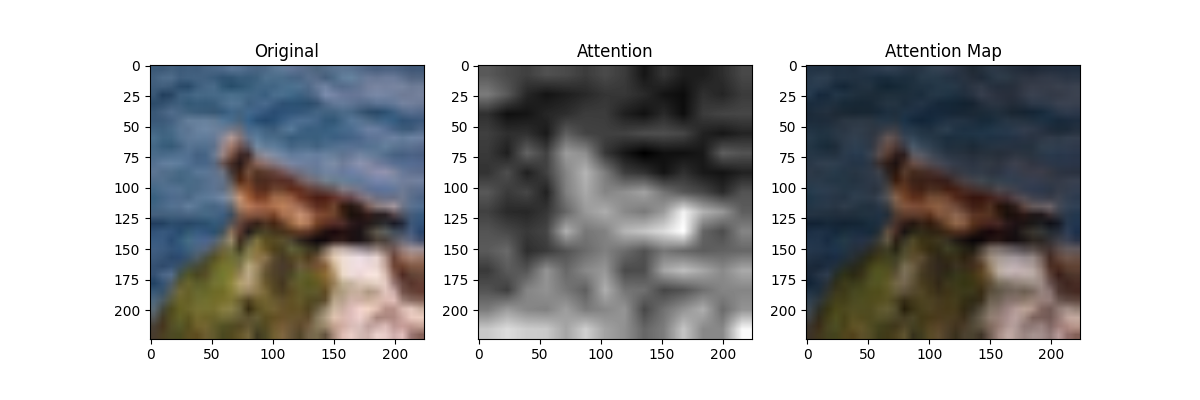

This figure's Python source:
import torch
import torchvision
from model import ViTForImageClassification
import torchvision.transforms as transforms
import matplotlib.pyplot as plt
import cv2
import numpy as np
from itertools import islice
import json




def visualize(testloader=None, model=None):
    
    # 可视化
    device = torch.device("cuda" if torch.cuda.is_available() else "cpu")
    if model is None:
        try:
            model = ViTForImageClassification.from_pretrained("vit-large-patch16-224-in21k", num_labels=100, output_attentions = True, attn_implementation="eager")
            model.load_state_dict(torch.load("last_ckpt.pth"))
            model.to(device)
        except:
            raise ValueError("Please provide a model to evaluate.")
    if testloader is None:
        # 加载并预处理CIFAR-100数据集
        transform = transforms.Compose([
            transforms.Resize((224, 224)),  # ViT期望的输入尺寸
            transforms.ToTensor(),
            transforms.Normalize(0.5, 0.5)
        ])
        testset = torchvision.datasets.CIFAR100(root='./data', train=False,
                                       download=True, transform=transform)
        testloader = torch.utils.data.DataLoader(testset, batch_size=1,
                                                 shuffle=False, num_workers=8)

    labels_name = testset.classes
    with torch.no_grad():
        choose_image = 3  # 要提取的批次索引（从1开始）

        data = next(islice(iter(testloader), choose_image - 1, choose_image))

        images, labels = data
        images, labels = images.to(device), labels.to(device)
        outputs = model(images)
        _, predicted = torch.max(outputs.logits.data, 1)

        predicted_label_name = labels_name[predicted]
        label_name = labels_name[labels]
        
        print(f"{'Correct' if label_name == predicted_label_name else 'Error'}. Predict [{label_name}] as [{predicted_label_name}].")

        att_mat = outputs.attentions
        att_mat = torch.stack(att_mat).squeeze(1).cpu()
        image = images.squeeze(dim=0)

        image_np = image.permute(1, 2, 0).cpu().numpy()

        image_np = ((image_np+1)/2 * 255).astype(np.uint8)


        image_bgr = cv2.cvtColor(image_np, cv2.COLOR_RGB2BGR)
        im = image_np
        # cv2.imwrite("tempim.png",image_bgr)


        # Average the attention weights across all heads.
        att_mat = torch.mean(att_mat, dim=1)

        # To account for residual connections, we add an identity matrix to the
        # attention matrix and re-normalize the weights.
        residual_att = torch.eye(att_mat.size(1))
        aug_att_mat = att_mat + residual_att
        aug_att_mat = aug_att_mat / aug_att_mat.sum(dim=-1).unsqueeze(-1)

        # Recursively multiply the weight matrices
        joint_attentions = torch.zeros(aug_att_mat.size())
        joint_attentions[0] = aug_att_mat[0]

        for n in range(1, aug_att_mat.size(0)):
            joint_attentions[n] = torch.matmul(aug_att_mat[n], joint_attentions[n-1])
            
        # Attention from the output token to the input space.
        v = joint_attentions[-1]
        grid_size = int(np.sqrt(aug_att_mat.size(-1)))
        mask = v[0, 1:].reshape(grid_size, grid_size).detach().numpy()
        mask = cv2.resize(mask / mask.max(), im.shape[:2])[..., np.newaxis]
        result = (mask * im).astype("uint8")



        plt.figure(figsize = (12,4))

        plt.subplot(1,3,1)
        plt.title('Original')
        plt.imshow(im)

        plt.subplot(1,3,2)
        plt.title("Attention")
        plt.imshow(mask, cmap='gray')

        plt.subplot(1,3,3)
        plt.title('Attention Map')
        plt.imshow(result)

        plt.savefig("visualize.png")




if __name__ == "__main__":
    visualize()
